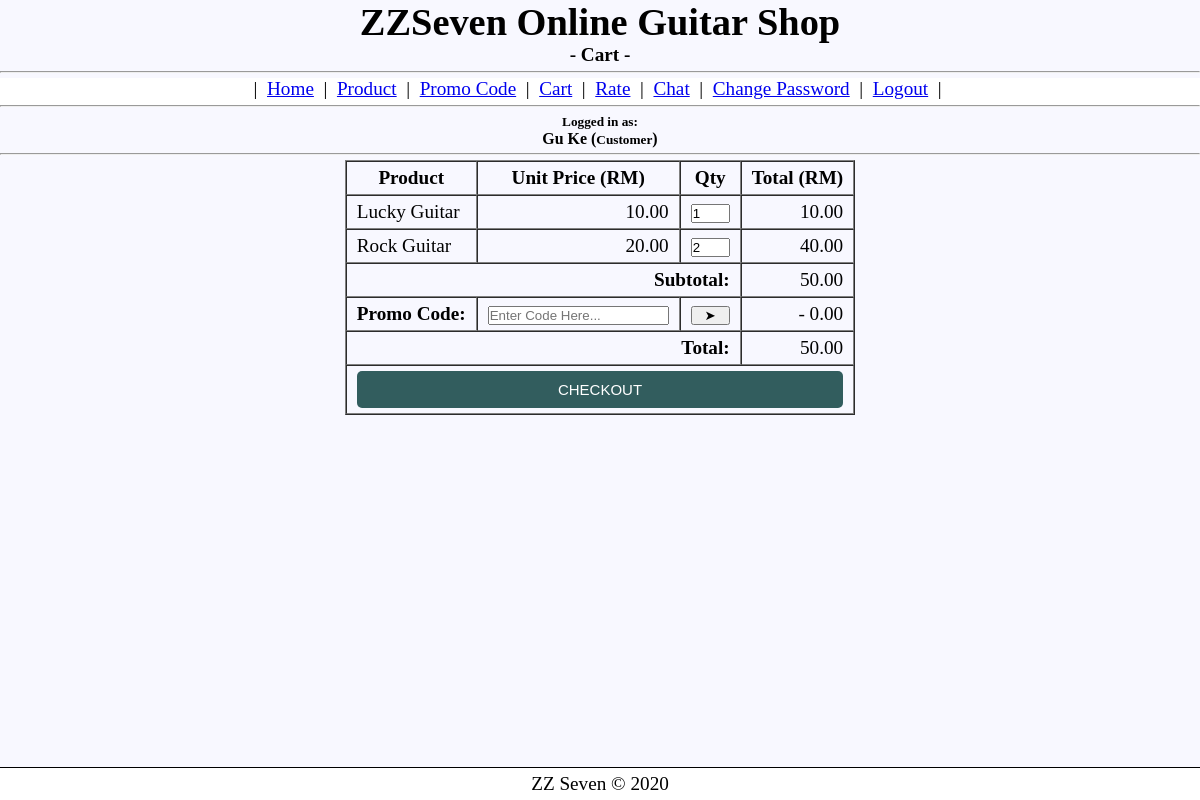
Screenshot of /cart.php (signed in) with the database file from the repository.
### tables this page shows
CREATE TABLE usertype (
    id TINYINT,
    name VARCHAR(16)
);

CREATE TABLE cart (
    id INT AUTO_INCREMENT NOT NULL PRIMARY KEY,
    idCustomer INT,
    idInventory INT,
    quantity TINYINT
);

CREATE TABLE inventory (
    id INT AUTO_INCREMENT NOT NULL PRIMARY KEY,
    idSeller INT,
    name VARCHAR(128),
    type TINYINT,
    price DECIMAL(8,2),
    quantityTotal SMALLINT,
    quantityLeft SMALLINT
);

### db_connect.php (called while the page is built)
<?php
    function db_connect(){
        $hn = 'localhost';
        $un = 'root';
        $pw = '';
        $db = 'zzseven';
        $conn = new mysqli($hn, $un, $pw, $db);
        if (!$conn) throw new Exception('Cound not connect to database server');
        else return $conn;
    }
?>

### cart.php (the view, shortened to what this page needs)
<?php
    require_once('db_connect.php');
    require_once('output_f.php');
    html_header('Cart');
    menu();
    $un = $_SESSION['user'];
    show_login_user($un);
?>
    <table style="margin-top: 0px" id="vp" border="1" cellspacing="0">
        <tr>
            <th>Product</th>
            <th>Unit Price (RM)</th>
            <th style="text-align:center">Qty</th>
            <th>Total (RM)</th>
        </tr>
<?php
    $userId = $conn->query("SELECT id FROM user WHERE name = '$un'");
    $rowid = $userId->fetch_array(MYSQLI_NUM);
    $sessionId = $rowid[0];
    $totalTemp = 0;
    $total = 0;
    $dis = 0;
    $ct = 0;
    $rsCart = $conn->query("SELECT cart.id, cart.quantity, inventory.id, inventory.name, inventory.price, inventory.quantityLeft FROM cart JOIN inventory ON inventory.id = cart.idInventory WHERE cart.idCustomer = '$sessionId'");
    for ($i=0; $i < $rsCart->num_rows; $i++) {
        $cart = $rsCart->fetch_array(MYSQLI_NUM);
        $total = $totalTemp += ($cart[1] * $cart[4]);
?>
        <tr>
            <td><?= $cart[3] ?></td>
            <td style="text-align:right"><?= $cart[4] ?></td>
            <td class="ct"><input style="width:35px" type='number' name='quantity' min='0' max='<?= $cart[5]; ?>' value='<?= $cart[1] ?>' onchange='updateQty(<?= $cart[0] ?>, this.value)'></td>
            <td style="text-align:right"><?= sprintf("%.2f", ($cart[1] * $cart[4])) ?></td>
        </tr>
<?php
    }
?>
        <tr>
            <td style="text-align: right; font-weight: bold" colspan="3">Subtotal: </td>
            <td style="text-align: right"><?= sprintf("%.2f", $totalTemp); ?></td>
        </tr>
        <tr>
            <td style="text-align: right; font-weight: bold">Promo Code: </td>
            <td>
            <?php if ($ct == 0) { ?>
                <form action="cart.php" method="POST">
                    <input name="code" type="text" placeholder="Enter Code Here..." minlength="1" maxlength="8">
            <?php } else echo $code; ?>
            </td>
            <td>
            <?php if ($ct == 0) { ?>
                <input style="width:100%" type="submit" value="➤">
            <?php } ?>
            </td>
            <td style="text-align: right">- <?= sprintf("%.2f", $dis); ?></td>
        </tr>
        <tr>
            <td style="text-align: right; font-weight: bold" colspan="3">Total: </td>
            <td style="text-align: right"><?= sprintf("%.2f", $total); ?></td>
        </tr>
        <tr>
            <td colspan="4">
                <form action="checkout.php" method="POST">
                    <input name="checkout" class="btn" style="width:100%" type="submit" value="CHECKOUT">
                </form>
            </td>
        </tr>
    </table>
<?php
    html_footer();
?>

### output_f.php (shortened to what this page needs)
<?php
    function html_header($title) {
?>
<!DOCTYPE html>
<html lang="en">
<head>
    <link rel="stylesheet" href="style.css">
</head>
<body>
    <h1 style="text-align: center;">ZZSeven Online Guitar Shop</h1>
    <h4 style="text-align: center;">- <?= $title; ?> -</h4>
    <hr />
<?php
    }
    function menu(){
?>
    <nav style="text-align: center;">
        |&nbsp;&nbsp;<a href="member.php">Home</a> &nbsp;|&nbsp;
        <a href="product.php">Product</a> &nbsp;|&nbsp;
        <a href="promo.php">Promo Code</a> &nbsp;|&nbsp;
        <a href="cart.php">Cart</a> &nbsp;|&nbsp;
        <a href="rate.php">Rate</a> &nbsp;|&nbsp;
        <a href="chat.php">Chat</a> &nbsp;|&nbsp;
        <a href="change_password.php">Change Password</a> &nbsp;|&nbsp;
        <a href="logout.php">Logout</a> &nbsp;|&nbsp;
        <hr>
    </nav>
<?php
    }
?>
<?php
    function show_login_user($username){
        require_once('db_connect.php');
        $conn = db_connect();
        $rs = $conn->query("SELECT usertype.name FROM user JOIN usertype ON usertype.id = user.type WHERE user.name = '$username'");
        $row = $rs->fetch_assoc();
?>
    <h5 style="text-align: center;"><small>Logged in as:<br></small><?= $username; ?> (<small><?= ucfirst($row['name']); ?></small>)</h5>
    <hr>
<?php
    }
    function html_footer(){
?>
    <br><br><br>
    <footer>
        <p>ZZ Seven &copy; 2020</p>
    </footer>
</body>
</html>
<?php
    }
?>

### style.css (style rules this page uses)
* { margin: 0px; padding: 0px; }
body { font-size: 120%; background: #F8F8FF; }
.btn { padding: 10px; font-size: 15px; color: white; background: #325d5e; border: none; border-radius: 5px; width: 96.5%; cursor: pointer; }
hr { margin: 5px auto; }
#vp { margin: 10px auto; }
#vp tr td, th { padding: 5px 10px; }
nav { background-color: white; position: sticky; top: 0; }
footer { position: fixed; bottom: 0; width: 100%; text-align: center; border-top: 1px solid black; background-color: white; clear: both; }
footer p { padding: 5px; }
.ct { text-align: center; }

### rows the page displays
usertype: name "Customer"
cart: idInventory.name "Lucky Guitar", idInventory.price "10.00", quantity "1", $cart[1]*$cart[4] "10.00"
cart: idInventory.name "Rock Guitar", idInventory.price "20.00", quantity "2", $cart[1]*$cart[4] "40.00"

### other values shown
$title "Cart"
$username "Gu Ke"
$totalTemp "50.00"
$dis "0.00"
$total "50.00"
